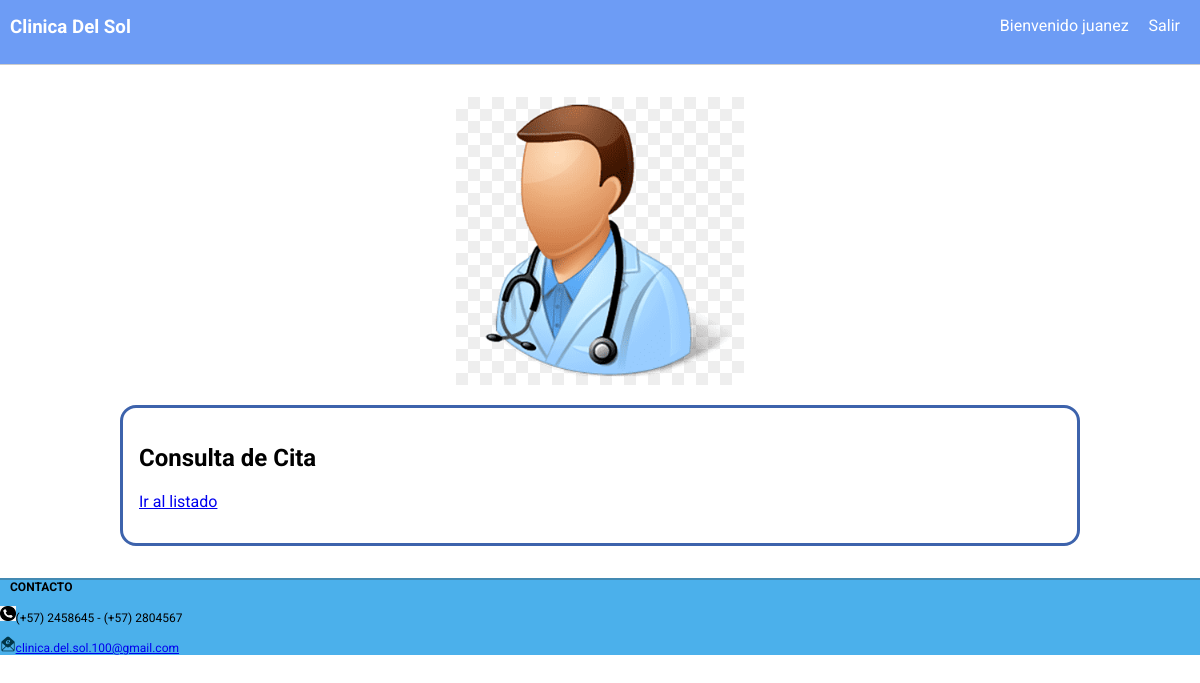
Page /sesion/medico/ver_citas/2021-11-05 10:00:00 (signed in) on the earlier database version.
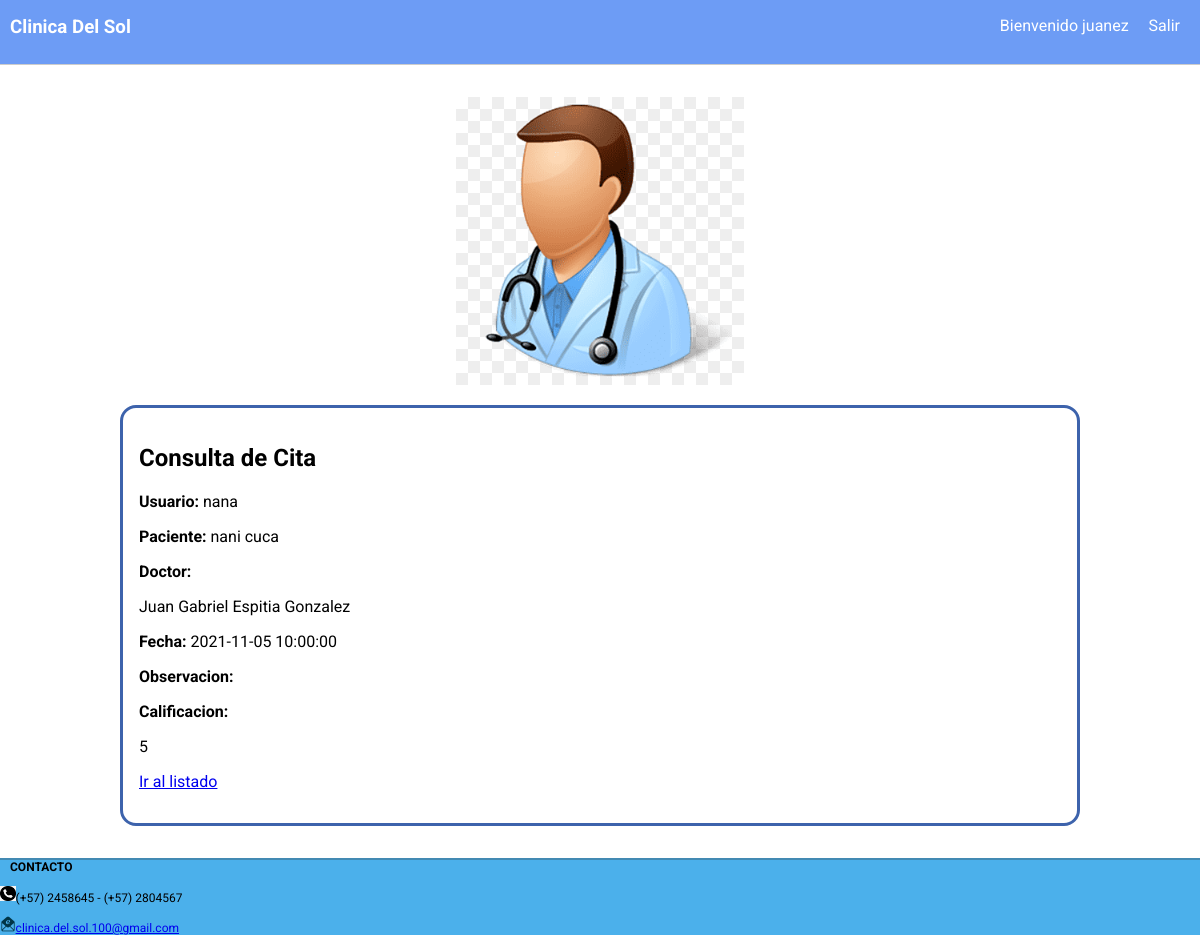
Same page on the later database version.
### tables this page shows
CREATE TABLE citas (id INTEGER PRIMARY KEY AUTOINCREMENT NOT NULL, usuario CHAR (150) NOT NULL, paciente CHAR (100) NOT NULL, doctor CHAR (150) NOT NULL, fecha CHAR (500) NOT NULL UNIQUE, observaciones CHAR (150), calificacion CHAR (10));

### app.py (the view)
@app.route('/sesion/medico/ver_citas/<fecha>', methods=["GET"])
@login_required_medico
def get_cita(fecha):
    nombre_usuario = session.get('nombre_usuario')
    objeto_mensaje = citas.cargar(fecha)
    if objeto_mensaje:
        return render_template('ver_citas.html',item=objeto_mensaje, aver=session.get('nombre_usuario'))
    return render_template('ver_citas.html', aver=nombre_usuario)

### app.py (called while the page is built)
def login_required_medico(view):
    @functools.wraps(view)
    def wrapped_view(**kwargs):
        if g.medic is None:
            return redirect( url_for('sesion_medico') )
        return view(**kwargs)
    return wrapped_view

@app.before_request
def cargar_usuario_autenticado():
    nombre_usuario = session.get('nombre_usuario')
    if nombre_usuario is None:
        g.user = None
    else:
        g.user = paciente.cargar(nombre_usuario)

@app.before_request
def cargar_medico_autenticado():
    nombre_usuario = session.get('nombre_usuario')
    if nombre_usuario is None:
        g.medic = None
    else:
        g.medic = paciente.cargar2(nombre_usuario)

@app.before_request
def cargar_admin_autenticado():
    nombre_usuario = session.get('nombre_usuario')
    if nombre_usuario is None:
        g.admin = None
    else:
        g.admin = paciente.cargaradmin(nombre_usuario)

### db.py (called while the page is built)
def conectar():
    try:
        conn = sqlite3.connect('db/clinica.db')
        return conn
    except Error as err:
        print("Ocurrió un error al establecer la conexión: " + str(err))
        return None

### templates/ver_citas.html (shortened to what this page needs)
{% extends 'layout.html' %}
{% block contenido %}
<div class="formulario">
    <h2>Consulta de Cita</h2>
    {% if item %}
        <div class="grupo">
            <label>Usuario:</label>
            {{ item.usuario }}
        </div>
        <div class="grupo">
            <label>Paciente:</label>
            {{ item.paciente }}
        </div>
        <div class="grupo">
            <label>Doctor:</label>
            <p>{{ item.doctor }}</p>
        </div>
        <div class="grupo">
            <label>Fecha:</label>
            {{ item.fecha }}
        </div>
        <div class="grupo">
            <label>Observacion:</label>
        </div>
        <div class="grupo">
            <label>Calificacion:</label>
            <p>{{ item.calificacion}}</p>
        </div>
    {% else %}
        <div class="grupo">
            {% if error %}
                {{ error }}
            {% endif %}
        </div>
    {% endif %}
    <div class="grupo">
        <a href="{{ url_for('get_listado_mensajes_medico') }}">Ir al listado</a>
    </div>
</div>
{% endblock%}

Differences in the rows shown:
added citas: usuario "nana", paciente "nani cuca", doctor "Juan Gabriel Espitia Gonzalez", fecha "2021-11-05 10:00:00", calificacion "5"
Other differences:
text now shown: "Usuario: Paciente: Doctor: Fecha: Observacion: Calificacion:"
